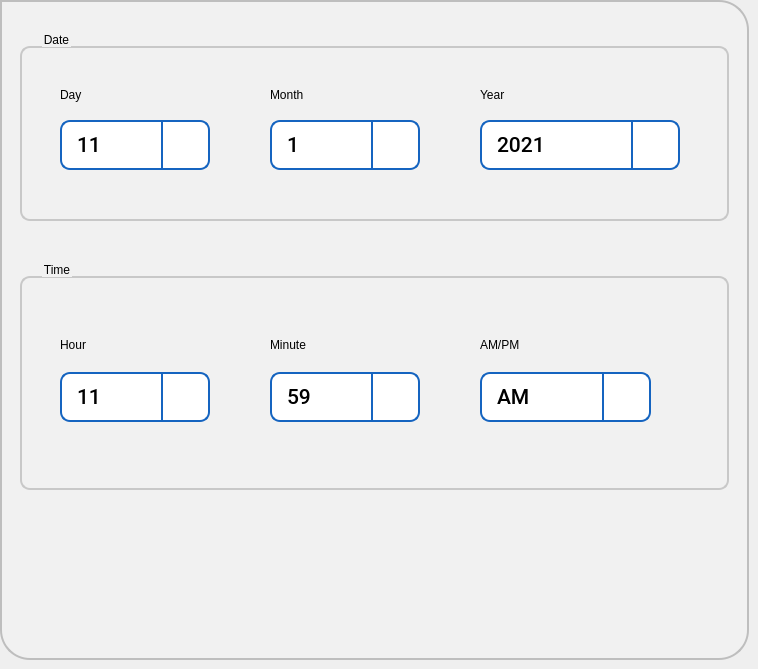
     <widget class="QWidget" name="tabDateTime">
      <attribute name="title">
       <string>Date Time</string>
      </attribute>
      <widget class="QFrame" name="frame_8">
       <property name="geometry">
        <rect>
         <x>0</x>
         <y>0</y>
         <width>749</width>
         <height>660</height>
        </rect>
       </property>
       <property name="styleSheet">
        <string notr="true">background-color: rgb(241, 241, 241);
	 border: 2px solid #C4C4C3;
    border-bottom-color: #C2C7CB; /* same as the pane color */
    border-bottom-left-radius: 30px;
border-bottom-right-radius: 30px;
    border-top-right-radius: 30px;
color: rgb(0, 0, 0);
font: 75 16pt &quot;Roboto Medium&quot;;
border-color:  rgb(190, 190, 190);



</string>
       </property>
       <property name="frameShape">
        <enum>QFrame::StyledPanel</enum>
       </property>
       <property name="frameShadow">
        <enum>QFrame::Raised</enum>
       </property>
       <widget class="QGroupBox" name="groupBox_2">
        <property name="geometry">
         <rect>
          <x>20</x>
          <y>30</y>
          <width>709</width>
          <height>191</height>
         </rect>
        </property>
        <property name="styleSheet">
         <string notr="true">QGroupBox {
    border: 2px solid  rgb(200, 200, 200);
    border-radius: 10px;
    margin-top: 16px; /* leave space at the top for the title */
    padding : 0px;

}

QGroupBox::title {
    subcontrol-origin: padding;
    subcontrol-position: top left ; /* position at the top center */
    left : 20px;
    top : -15px;
}</string>
        </property>
        <property name="title">
         <string>Date</string>
        </property>
        <widget class="QComboBox" name="cbYear">
         <property name="geometry">
          <rect>
           <x>460</x>
           <y>90</y>
           <width>200</width>
           <height>50</height>
          </rect>
         </property>
         <property name="font">
          <font>
           <family>Roboto Medium</family>
           <pointsize>16</pointsize>
           <weight>9</weight>
           <italic>false</italic>
           <bold>false</bold>
          </font>
         </property>
         <property name="focusPolicy">
          <enum>Qt::ClickFocus</enum>
         </property>
         <property name="styleSheet">
          <string notr="true">QComboBox {
   border: 2px solid  rgb(21, 100, 192);
   border-radius: 10px;
   padding: 1px 18px 1px 3px;
   background-color: rgb(255, 255, 255);
   color: rgb(0, 0, 0);
   font: 75 16pt &quot;Roboto Medium&quot;;
   padding-left: 15px;
}

QComboBox:on {
    padding-top: 3px;
    padding-left: 15px;
}

QComboBox::drop-down {
    subcontrol-origin: padding;
    subcontrol-position: top right;
    width: 45px;
    border-left-width: 2px;
    border-left-color: darkgray;
    border-left-style: solid;
    border-top-right-radius: 3px;
    border-bottom-right-radius: 3px;
    border-color: rgb(21, 100, 192);
}

QComboBox::down-arrow {
	image: url(:/images/icons/downarrow.png);
}

QComboBox::down-arrow:on {
    top: 1px;
    left: 1px;
}

QComboBox QAbstractItemView {
   border: 2px solid rgb(21, 100, 192);
   font: 75 16pt &quot;Roboto Medium&quot;;
   border-radius: 5px;
   border-bottom-right-radius: 15px;
   background-color: rgb(255, 255, 255);
   selection-background-color:  rgb(21, 100, 192);
   selection-color: rgb(255, 255, 255);
}

/*  vertical */
QScrollBar:vertical {
     border: 0px solid  rgb(21, 100, 192);
     background:  rgb(230,230,230);
     width: 41px;
	 margin: 50px 0 50px 0;
     border-left: 2px solid  rgb(182, 182, 182);
     border-radius: 0px;
 }

 QScrollBar::handle:vertical {
     background:  rgb(182, 182, 182);
     min-height: 20px;
 }

 QScrollBar::add-line:vertical {
     border: 0px solid grey;
     background:  rgb(230,230,230);
     height: 50px;
     subcontrol-position: bottom;
     subcontrol-origin: margin;
 }

 QScrollBar::sub-line:vertical {
     border: 0px solid grey;
     background:  rgb(230,230,230);
     height: 50px;
     subcontrol-position: top;
     subcontrol-origin: margin;
 }

 QScrollBar::up-arrow:vertical {
     width: 41px;
     height: 50px;
     background-image: url(:/images/icons/cuparrow.png);
}

QScrollBar::down-arrow:vertical {
     width: 41px;
      height: 50px;
      background-image: url(:/images/icons/cdownarrow.png);
 }

 QScrollBar::add-page:vertical, QScrollBar::sub-page:vertical {
      background:  rgb(241, 241, 241);
 }
</string>
         </property>
         <property name="frame">
          <bool>true</bool>
         </property>
         <item>
          <property name="text">
           <string>2021</string>
          </property>
         </item>
         <item>
          <property name="text">
           <string>2022</string>
          </property>
         </item>
         <item>
          <property name="text">
           <string>2023</string>
          </property>
         </item>
         <item>
          <property name="text">
           <string>2024</string>
          </property>
         </item>
         <item>
          <property name="text">
           <string>2025</string>
          </property>
         </item>
         <item>
          <property name="text">
           <string>2026</string>
          </property>
         </item>
         <item>
          <property name="text">
           <string>2027</string>
          </property>
         </item>
         <item>
          <property name="text">
           <string>2028</string>
          </property>
         </item>
         <item>
          <property name="text">
           <string>2029</string>
          </property>
         </item>
         <item>
          <property name="text">
           <string>2030</string>
          </property>
         </item>
         <item>
          <property name="text">
           <string>2031</string>
          </property>
         </item>
         <item>
          <property name="text">
           <string>2032</string>
          </property>
         </item>
         <item>
          <property name="text">
           <string>2033</string>
          </property>
         </item>
         <item>
          <property name="text">
           <string>2034</string>
          </property>
         </item>
         <item>
          <property name="text">
           <string>2035</string>
          </property>
         </item>
         <item>
          <property name="text">
           <string>2036</string>
          </property>
         </item>
         <item>
          <property name="text">
           <string>2037</string>
          </property>
         </item>
         <item>
          <property name="text">
           <string>2038</string>
          </property>
         </item>
         <item>
          <property name="text">
           <string>2039</string>
          </property>
         </item>
         <item>
          <property name="text">
           <string>2040</string>
          </property>
         </item>
        </widget>
        <widget class="QComboBox" name="cbDay">
         <property name="geometry">
          <rect>
           <x>40</x>
           <y>90</y>
           <width>150</width>
           <height>50</height>
          </rect>
         </property>
         <property name="font">
          <font>
           <family>Roboto Medium</family>
           <pointsize>16</pointsize>
           <weight>9</weight>
           <italic>false</italic>
           <bold>false</bold>
          </font>
         </property>
         <property name="focusPolicy">
          <enum>Qt::ClickFocus</enum>
         </property>
         <property name="styleSheet">
          <string notr="true">QComboBox {
   border: 2px solid  rgb(21, 100, 192);
   border-radius: 10px;
   padding: 1px 18px 1px 3px;
   background-color: rgb(255, 255, 255);
   color: rgb(0, 0, 0);
   font: 75 16pt &quot;Roboto Medium&quot;;
   padding-left: 15px;
}

QComboBox:on {
    padding-top: 3px;
    padding-left: 15px;
}

QComboBox::drop-down {
    subcontrol-origin: padding;
    subcontrol-position: top right;
    width: 45px;
    border-left-width: 2px;
    border-left-color: darkgray;
    border-left-style: solid;
    border-top-right-radius: 3px;
    border-bottom-right-radius: 3px;
    border-color: rgb(21, 100, 192);
}

QComboBox::down-arrow {
	image: url(:/images/icons/downarrow.png);
}

QComboBox::down-arrow:on {
    top: 1px;
    left: 1px;
}

QComboBox QAbstractItemView {
   border: 2px solid rgb(21, 100, 192);
   font: 75 16pt &quot;Roboto Medium&quot;;
   border-radius: 5px;
   border-bottom-right-radius: 15px;
   background-color: rgb(255, 255, 255);
   selection-background-color:  rgb(21, 100, 192);
   selection-color: rgb(255, 255, 255);
}

/*  vertical */
QScrollBar:vertical {
     border: 0px solid  rgb(21, 100, 192);
     background:  rgb(230,230,230);
     width: 41px;
	 margin: 50px 0 50px 0;
     border-left: 2px solid  rgb(182, 182, 182);
     border-radius: 0px;
 }

 QScrollBar::handle:vertical {
     background:  rgb(182, 182, 182);
     min-height: 20px;
 }

 QScrollBar::add-line:vertical {
     border: 0px solid grey;
     background:  rgb(230,230,230);
     height: 50px;
     subcontrol-position: bottom;
     subcontrol-origin: margin;
 }

 QScrollBar::sub-line:vertical {
     border: 0px solid grey;
     background:  rgb(230,230,230);
     height: 50px;
     subcontrol-position: top;
     subcontrol-origin: margin;
 }

 QScrollBar::up-arrow:vertical {
     width: 41px;
     height: 50px;
     background-image: url(:/images/icons/cuparrow.png);
}

QScrollBar::down-arrow:vertical {
     width: 41px;
      height: 50px;
      background-image: url(:/images/icons/cdownarrow.png);
 }

 QScrollBar::add-page:vertical, QScrollBar::sub-page:vertical {
      background:  rgb(241, 241, 241);
 }
</string>
         </property>
         <property name="frame">
          <bool>true</bool>
         </property>
         <item>
          <property name="text">
           <string>11</string>
          </property>
         </item>
         <item>
          <property name="text">
           <string>2</string>
          </property>
         </item>
         <item>
          <property name="text">
           <string>3</string>
          </property>
         </item>
         <item>
          <property name="text">
           <string>4</string>
          </property>
         </item>
         <item>
          <property name="text">
           <string>5</string>
          </property>
         </item>
         <item>
          <property name="text">
           <string>6</string>
          </property>
         </item>
         <item>
          <property name="text">
           <string>7</string>
          </property>
         </item>
         <item>
          <property name="text">
           <string>8</string>
          </property>
         </item>
         <item>
          <property name="text">
           <string>9</string>
          </property>
         </item>
         <item>
          <property name="text">
           <string>10</string>
          </property>
         </item>
         <item>
          <property name="text">
           <string>11</string>
          </property>
         </item>
         <item>
          <property name="text">
           <string>12</string>
          </property>
         </item>
         <item>
          <property name="text">
           <string>13</string>
          </property>
         </item>
         <item>
          <property name="text">
           <string>14</string>
          </property>
         </item>
         <item>
          <property name="text">
           <string>15</string>
          </property>
         </item>
        </widget>
        <widget class="QComboBox" name="cbMonth">
         <property name="geometry">
          <rect>
           <x>250</x>
           <y>90</y>
           <width>150</width>
           <height>50</height>
          </rect>
         </property>
         <property name="font">
          <font>
           <family>Roboto Medium</family>
           <pointsize>16</pointsize>
           <weight>9</weight>
           <italic>false</italic>
           <bold>false</bold>
          </font>
         </property>
         <property name="focusPolicy">
          <enum>Qt::ClickFocus</enum>
         </property>
         <property name="styleSheet">
          <string notr="true">QComboBox {
   border: 2px solid  rgb(21, 100, 192);
   border-radius: 10px;
   padding: 1px 18px 1px 3px;
   background-color: rgb(255, 255, 255);
   color: rgb(0, 0, 0);
   font: 75 16pt &quot;Roboto Medium&quot;;
   padding-left: 15px;
}

QComboBox:on {
    padding-top: 3px;
    padding-left: 15px;
}

QComboBox::drop-down {
    subcontrol-origin: padding;
    subcontrol-position: top right;
    width: 45px;
    border-left-width: 2px;
    border-left-color: darkgray;
    border-left-style: solid;
    border-top-right-radius: 3px;
    border-bottom-right-radius: 3px;
    border-color: rgb(21, 100, 192);
}

QComboBox::down-arrow {
	image: url(:/images/icons/downarrow.png);
}

QComboBox::down-arrow:on {
    top: 1px;
    left: 1px;
}

QComboBox QAbstractItemView {
   border: 2px solid rgb(21, 100, 192);
   font: 75 16pt &quot;Roboto Medium&quot;;
   border-radius: 5px;
   border-bottom-right-radius: 15px;
   background-color: rgb(255, 255, 255);
   selection-background-color:  rgb(21, 100, 192);
   selection-color: rgb(255, 255, 255);
}

/*  vertical */
QScrollBar:vertical {
     border: 0px solid  rgb(21, 100, 192);
     background:  rgb(230,230,230);
     width: 41px;
	 margin: 50px 0 50px 0;
     border-left: 2px solid  rgb(182, 182, 182);
     border-radius: 0px;
 }

 QScrollBar::handle:vertical {
     background:  rgb(182, 182, 182);
     min-height: 20px;
 }

 QScrollBar::add-line:vertical {
     border: 0px solid grey;
     background:  rgb(230,230,230);
     height: 50px;
     subcontrol-position: bottom;
     subcontrol-origin: margin;
 }

 QScrollBar::sub-line:vertical {
     border: 0px solid grey;
     background:  rgb(230,230,230);
     height: 50px;
     subcontrol-position: top;
     subcontrol-origin: margin;
 }

 QScrollBar::up-arrow:vertical {
     width: 41px;
     height: 50px;
     background-image: url(:/images/icons/cuparrow.png);
}

QScrollBar::down-arrow:vertical {
     width: 41px;
      height: 50px;
      background-image: url(:/images/icons/cdownarrow.png);
 }

 QScrollBar::add-page:vertical, QScrollBar::sub-page:vertical {
      background:  rgb(241, 241, 241);
 }
</string>
         </property>
         <property name="frame">
          <bool>true</bool>
         </property>
         <item>
          <property name="text">
           <string>1</string>
          </property>
         </item>
         <item>
          <property name="text">
           <string>2</string>
          </property>
         </item>
         <item>
          <property name="text">
           <string>3</string>
          </property>
         </item>
         <item>
          <property name="text">
           <string>4</string>
          </property>
         </item>
         <item>
          <property name="text">
           <string>5</string>
          </property>
         </item>
         <item>
          <property name="text">
           <string>6</string>
          </property>
         </item>
         <item>
          <property name="text">
           <string>7</string>
          </property>
         </item>
         <item>
          <property name="text">
           <string>8</string>
          </property>
         </item>
         <item>
          <property name="text">
           <string>9</string>
          </property>
         </item>
         <item>
          <property name="text">
           <string>10</string>
          </property>
         </item>
         <item>
          <property name="text">
           <string>11</string>
          </property>
         </item>
         <item>
          <property name="text">
           <string>12</string>
          </property>
         </item>
        </widget>
        <widget class="QLabel" name="label_28">
         <property name="geometry">
          <rect>
           <x>40</x>
           <y>40</y>
           <width>111</width>
           <height>50</height>
          </rect>
         </property>
         <property name="styleSheet">
          <string notr="true">border-width: 0px;
font: 75 16pt &quot;Roboto Medium&quot;;</string>
         </property>
         <property name="text">
          <string>Day</string>
         </property>
        </widget>
        <widget class="QLabel" name="label_34">
         <property name="geometry">
          <rect>
           <x>250</x>
           <y>40</y>
           <width>111</width>
           <height>50</height>
          </rect>
         </property>
         <property name="styleSheet">
          <string notr="true">border-width: 0px;
font: 75 16pt &quot;Roboto Medium&quot;;</string>
         </property>
         <property name="text">
          <string>Month</string>
         </property>
        </widget>
        <widget class="QLabel" name="label_35">
         <property name="geometry">
          <rect>
           <x>460</x>
           <y>40</y>
           <width>131</width>
           <height>50</height>
          </rect>
         </property>
         <property name="styleSheet">
          <string notr="true">border-width: 0px;
font: 75 16pt &quot;Roboto Medium&quot;;</string>
         </property>
         <property name="text">
          <string>Year</string>
         </property>
        </widget>
       </widget>
       <widget class="QGroupBox" name="groupBox_3">
        <property name="geometry">
         <rect>
          <x>20</x>
          <y>260</y>
          <width>709</width>
          <height>230</height>
         </rect>
        </property>
        <property name="styleSheet">
         <string notr="true">QGroupBox {
    border: 2px solid  rgb(200, 200, 200);
    border-radius: 10px;
    margin-top: 16px; /* leave space at the top for the title */
    padding : 0px;

}

QGroupBox::title {
    subcontrol-origin: padding;
    subcontrol-position: top left ; /* position at the top center */
    left : 20px;
    top : -15px;
}</string>
        </property>
        <property name="title">
         <string>Time</string>
        </property>
        <widget class="QComboBox" name="cbHour">
         <property name="geometry">
          <rect>
           <x>40</x>
           <y>112</y>
           <width>150</width>
           <height>50</height>
          </rect>
         </property>
         <property name="font">
          <font>
           <family>Roboto Medium</family>
           <pointsize>16</pointsize>
           <weight>9</weight>
           <italic>false</italic>
           <bold>false</bold>
          </font>
         </property>
         <property name="focusPolicy">
          <enum>Qt::ClickFocus</enum>
         </property>
         <property name="styleSheet">
          <string notr="true">QComboBox {
   border: 2px solid  rgb(21, 100, 192);
   border-radius: 10px;
   padding: 1px 18px 1px 3px;
   background-color: rgb(255, 255, 255);
   color: rgb(0, 0, 0);
   font: 75 16pt &quot;Roboto Medium&quot;;
   padding-left: 15px;
}

QComboBox:on {
    padding-top: 3px;
    padding-left: 15px;
}

QComboBox::drop-down {
    subcontrol-origin: padding;
    subcontrol-position: top right;
    width: 45px;
    border-left-width: 2px;
    border-left-color: darkgray;
    border-left-style: solid;
    border-top-right-radius: 3px;
    border-bottom-right-radius: 3px;
    border-color: rgb(21, 100, 192);
}

QComboBox::down-arrow {
	image: url(:/images/icons/downarrow.png);
}

QComboBox::down-arrow:on {
    top: 1px;
    left: 1px;
}

QComboBox QAbstractItemView {
   border: 2px solid rgb(21, 100, 192);
   font: 75 16pt &quot;Roboto Medium&quot;;
   border-radius: 5px;
   border-bottom-right-radius: 15px;
   background-color: rgb(255, 255, 255);
   selection-background-color:  rgb(21, 100, 192);
   selection-color: rgb(255, 255, 255);
}

/*  vertical */
QScrollBar:vertical {
     border: 0px solid  rgb(21, 100, 192);
     background:  rgb(230,230,230);
     width: 41px;
	 margin: 50px 0 50px 0;
     border-left: 2px solid  rgb(182, 182, 182);
     border-radius: 0px;
 }

 QScrollBar::handle:vertical {
     background:  rgb(182, 182, 182);
     min-height: 20px;
 }

 QScrollBar::add-line:vertical {
     border: 0px solid grey;
     background:  rgb(230,230,230);
     height: 50px;
     subcontrol-position: bottom;
     subcontrol-origin: margin;
 }

 QScrollBar::sub-line:vertical {
     border: 0px solid grey;
     background:  rgb(230,230,230);
     height: 50px;
     subcontrol-position: top;
     subcontrol-origin: margin;
 }

 QScrollBar::up-arrow:vertical {
     width: 41px;
     height: 50px;
     background-image: url(:/images/icons/cuparrow.png);
}

QScrollBar::down-arrow:vertical {
     width: 41px;
      height: 50px;
      background-image: url(:/images/icons/cdownarrow.png);
 }

 QScrollBar::add-page:vertical, QScrollBar::sub-page:vertical {
      background:  rgb(241, 241, 241);
 }
</string>
         </property>
         <property name="frame">
          <bool>true</bool>
         </property>
         <item>
          <property name="text">
           <string>11</string>
          </property>
         </item>
         <item>
          <property name="text">
           <string>2</string>
          </property>
         </item>
         <item>
          <property name="text">
           <string>3</string>
          </property>
         </item>
         <item>
          <property name="text">
           <string>4</string>
          </property>
         </item>
         <item>
          <property name="text">
           <string>5</string>
          </property>
         </item>
         <item>
          <property name="text">
           <string>6</string>
          </property>
         </item>
         <item>
          <property name="text">
           <string>7</string>
          </property>
         </item>
         <item>
          <property name="text">
           <string>8</string>
          </property>
         </item>
         <item>
          <property name="text">
           <string>9</string>
          </property>
         </item>
         <item>
          <property name="text">
           <string>10</string>
          </property>
         </item>
         <item>
          <property name="text">
           <string>11</string>
          </property>
         </item>
         <item>
          <property name="text">
           <string>12</string>
          </property>
         </item>
         <item>
          <property name="text">
           <string>13</string>
          </property>
         </item>
         <item>
          <property name="text">
           <string>14</string>
          </property>
         </item>
         <item>
          <property name="text">
           <string>15</string>
          </property>
         </item>
        </widget>
        <widget class="QComboBox" name="cbMinute">
         <property name="geometry">
          <rect>
           <x>250</x>
           <y>112</y>
           <width>150</width>
           <height>50</height>
          </rect>
         </property>
         <property name="font">
          <font>
           <family>Roboto Medium</family>
           <pointsize>16</pointsize>
           <weight>9</weight>
           <italic>false</italic>
           <bold>false</bold>
          </font>
         </property>
         <property name="focusPolicy">
          <enum>Qt::ClickFocus</enum>
         </property>
         <property name="styleSheet">
          <string notr="true">QComboBox {
   border: 2px solid  rgb(21, 100, 192);
   border-radius: 10px;
   padding: 1px 18px 1px 3px;
   background-color: rgb(255, 255, 255);
   color: rgb(0, 0, 0);
   font: 75 16pt &quot;Roboto Medium&quot;;
   padding-left: 15px;
}

QComboBox:on {
    padding-top: 3px;
    padding-left: 15px;
}

QComboBox::drop-down {
    subcontrol-origin: padding;
    subcontrol-position: top right;
    width: 45px;
    border-left-width: 2px;
    border-left-color: darkgray;
    border-left-style: solid;
    border-top-right-radius: 3px;
    border-bottom-right-radius: 3px;
    border-color: rgb(21, 100, 192);
}

QComboBox::down-arrow {
	image: url(:/images/icons/downarrow.png);
}

QComboBox::down-arrow:on {
    top: 1px;
    left: 1px;
}

QComboBox QAbstractItemView {
   border: 2px solid rgb(21, 100, 192);
   font: 75 16pt &quot;Roboto Medium&quot;;
   border-radius: 5px;
   border-bottom-right-radius: 15px;
   background-color: rgb(255, 255, 255);
   selection-background-color:  rgb(21, 100, 192);
   selection-color: rgb(255, 255, 255);
}

/*  vertical */
QScrollBar:vertical {
     border: 0px solid  rgb(21, 100, 192);
     background:  rgb(230,230,230);
     width: 41px;
	 margin: 50px 0 50px 0;
     border-left: 2px solid  rgb(182, 182, 182);
     border-radius: 0px;
 }

 QScrollBar::handle:vertical {
     background:  rgb(182, 182, 182);
     min-height: 20px;
 }

 QScrollBar::add-line:vertical {
     border: 0px solid grey;
     background:  rgb(230,230,230);
     height: 50px;
     subcontrol-position: bottom;
     subcontrol-origin: margin;
 }

 QScrollBar::sub-line:vertical {
     border: 0px solid grey;
     background:  rgb(230,230,230);
     height: 50px;
     subcontrol-position: top;
     subcontrol-origin: margin;
 }

 QScrollBar::up-arrow:vertical {
     width: 41px;
     height: 50px;
     background-image: url(:/images/icons/cuparrow.png);
}

QScrollBar::down-arrow:vertical {
     width: 41px;
      height: 50px;
      background-image: url(:/images/icons/cdownarrow.png);
 }

 QScrollBar::add-page:vertical, QScrollBar::sub-page:vertical {
      background:  rgb(241, 241, 241);
 }
</string>
         </property>
         <property name="frame">
          <bool>true</bool>
         </property>
         <item>
          <property name="text">
           <string>59</string>
          </property>
         </item>
         <item>
          <property name="text">
           <string>2</string>
          </property>
         </item>
         <item>
          <property name="text">
           <string>3</string>
          </property>
         </item>
         <item>
          <property name="text">
           <string>4</string>
          </property>
         </item>
         <item>
          <property name="text">
           <string>5</string>
          </property>
         </item>
         <item>
          <property name="text">
           <string>6</string>
          </property>
         </item>
         <item>
          <property name="text">
           <string>7</string>
          </property>
         </item>
         <item>
          <property name="text">
           <string>8</string>
          </property>
         </item>
         <item>
          <property name="text">
           <string>9</string>
          </property>
         </item>
         <item>
          <property name="text">
           <string>10</string>
          </property>
         </item>
         <item>
          <property name="text">
           <string>11</string>
          </property>
         </item>
         <item>
          <property name="text">
           <string>12</string>
          </property>
         </item>
        </widget>
        <widget class="QLabel" name="label_36">
         <property name="geometry">
          <rect>
           <x>40</x>
           <y>60</y>
           <width>111</width>
           <height>50</height>
          </rect>
         </property>
         <property name="styleSheet">
          <string notr="true">border-width: 0px;
font: 75 16pt &quot;Roboto Medium&quot;;</string>
         </property>
         <property name="text">
          <string>Hour</string>
         </property>
        </widget>
        <widget class="QLabel" name="label_37">
         <property name="geometry">
          <rect>
           <x>250</x>
           <y>60</y>
           <width>111</width>
           <height>50</height>
          </rect>
         </property>
         <property name="styleSheet">
          <string notr="true">border-width: 0px;
font: 75 16pt &quot;Roboto Medium&quot;;</string>
         </property>
         <property name="text">
          <string>Minute</string>
         </property>
        </widget>
        <widget class="QComboBox" name="cbAMPM">
         <property name="geometry">
          <rect>
           <x>460</x>
           <y>112</y>
           <width>171</width>
           <height>50</height>
          </rect>
         </property>
         <property name="font">
          <font>
           <family>Roboto Medium</family>
           <pointsize>16</pointsize>
           <weight>9</weight>
           <italic>false</italic>
           <bold>false</bold>
          </font>
         </property>
         <property name="focusPolicy">
          <enum>Qt::ClickFocus</enum>
         </property>
         <property name="styleSheet">
          <string notr="true">QComboBox {
   border: 2px solid  rgb(21, 100, 192);
   border-radius: 10px;
   padding: 1px 18px 1px 3px;
   background-color: rgb(255, 255, 255);
   color: rgb(0, 0, 0);
   font: 75 16pt &quot;Roboto Medium&quot;;
   padding-left: 15px;
}

QComboBox:on {
    padding-top: 3px;
    padding-left: 15px;
}

QComboBox::drop-down {
    subcontrol-origin: padding;
    subcontrol-position: top right;
    width: 45px;
    border-left-width: 2px;
    border-left-color: darkgray;
    border-left-style: solid;
    border-top-right-radius: 3px;
    border-bottom-right-radius: 3px;
    border-color: rgb(21, 100, 192);
}

QComboBox::down-arrow {
	image: url(:/images/icons/downarrow.png);
}

QComboBox::down-arrow:on {
    top: 1px;
    left: 1px;
}

QComboBox QAbstractItemView {
   border: 2px solid rgb(21, 100, 192);
   font: 75 16pt &quot;Roboto Medium&quot;;
   border-radius: 5px;
   background-color: rgb(255, 255, 255);
   selection-background-color:  rgb(21, 100, 192);
   selection-color: rgb(255, 255, 255);
}

/*  vertical */
QScrollBar:vertical {
     border: 0px solid  rgb(21, 100, 192);
     background:  rgb(230,230,230);
     width: 41px;
	 margin: 50px 0 50px 0;
     border-left: 2px solid  rgb(182, 182, 182);
     border-radius: 0px;
 }

 QScrollBar::handle:vertical {
     background:  rgb(182, 182, 182);
     min-height: 20px;
 }

 QScrollBar::add-line:vertical {
     border: 0px solid grey;
     background:  rgb(230,230,230);
     height: 50px;
     subcontrol-position: bottom;
     subcontrol-origin: margin;
 }

 QScrollBar::sub-line:vertical {
     border: 0px solid grey;
     background:  rgb(230,230,230);
     height: 50px;
     subcontrol-position: top;
     subcontrol-origin: margin;
 }

 QScrollBar::up-arrow:vertical {
     width: 41px;
     height: 50px;
     background-image: url(:/images/icons/cuparrow.png);
}

QScrollBar::down-arrow:vertical {
     width: 41px;
      height: 50px;
      background-image: url(:/images/icons/cdownarrow.png);
 }

 QScrollBar::add-page:vertical, QScrollBar::sub-page:vertical {
      background:  rgb(241, 241, 241);
 }
</string>
         </property>
         <property name="frame">
          <bool>true</bool>
         </property>
         <item>
          <property name="text">
           <string>AM</string>
          </property>
         </item>
         <item>
          <property name="text">
           <string>PM</string>
          </property>
         </item>
        </widget>
        <widget class="QLabel" name="label_39">
         <property name="geometry">
          <rect>
           <x>460</x>
           <y>60</y>
           <width>101</width>
           <height>50</height>
          </rect>
         </property>
         <property name="styleSheet">
          <string notr="true">border-width: 0px;
font: 75 16pt &quot;Roboto Medium&quot;;</string>
         </property>
         <property name="text">
          <string>AM/PM</string>
         </property>
        </widget>
       </widget>
      </widget>
     </widget>
